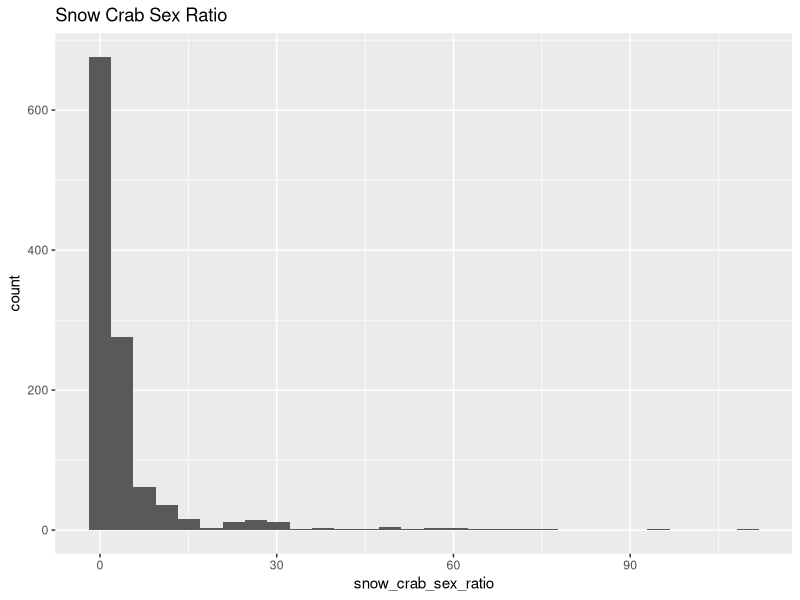
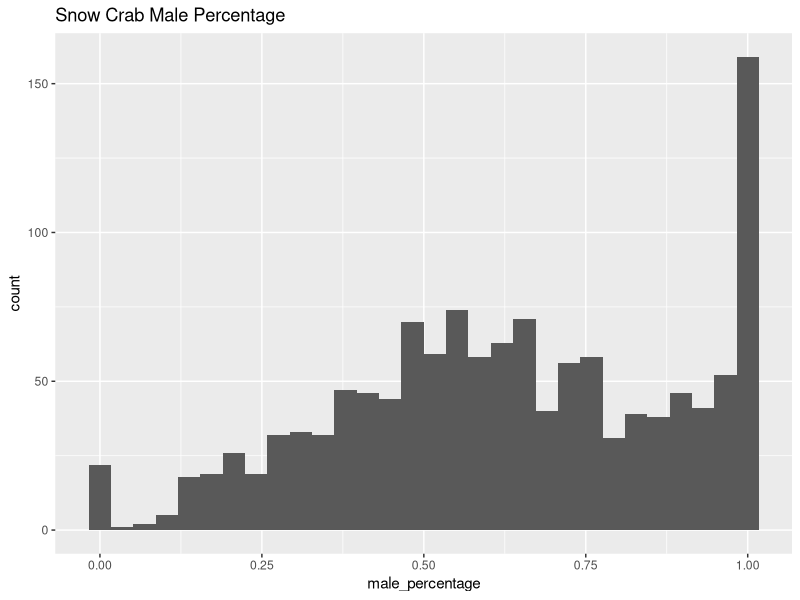
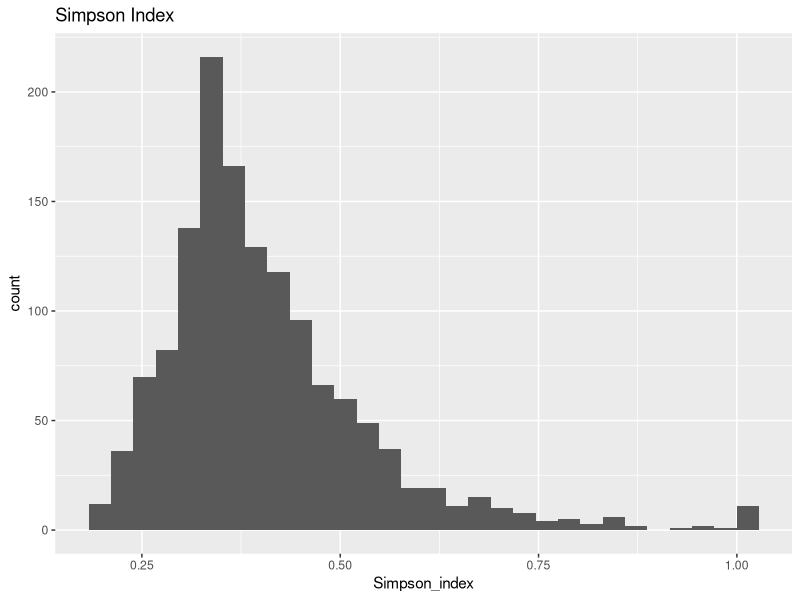

Here is the R script that generated these plots, in order:
library(tidyverse)
# Also vegan package for diversity index
library(vegan)
crab_data <- read_csv("data/snow_crab_survey.csv")
# Remove the french from the column names, to make subsetting easier.
col_names_english <- as_vector(map(strsplit(colnames(crab_data), "__"), 1))
colnames(crab_data) <- col_names_english
# Calculate sex ratio, which is NA whenever there are 0 male or female crabs.
sex_ratio_func <- function(m, f){
  ratio <- m/f
  ratio[ratio %in% c(NaN, Inf, 0)] <- NA
  return(ratio)
}
male_pct_function <- function(m, f){
  total = m+f
  m_pct <- m/total
  return(m_pct)
}
# Simpson diversity index function (might want to replace with diversity from vegan)
simpson_index_func <- function(species_mat){
  species_mat <- as.matrix(species_mat)
  total_catch <- rowSums(species_mat)
  total_catch[total_catch == 0] <- NA
  prop_sq <- matrix(nrow = nrow(species_mat), ncol = ncol(species_mat))
  for(i in 1:ncol(species_mat)){
    prop_sq[,i] <- (species_mat[,i]/total_catch)^2
  }
  lambda <- rowSums(prop_sq)
  return(lambda)
}

crab_data <- crab_data %>% 
  mutate(snow_crab_sex_ratio = 
           sex_ratio_func(snow_crab_males, snow_crab_females),
         male_percentage = male_pct_function(snow_crab_males, snow_crab_females),
         Simpson_index = 
           simpson_index_func(crab_data[, 9:19]),
         Simpson_index_2 <- diversity(crab_data[, 9:19]))
# Make a few plots
ggplot(crab_data) +
  geom_histogram(aes(x=snow_crab_sex_ratio))+
  labs(title = "Snow Crab Sex Ratio")
ggplot(crab_data) +
  geom_histogram(aes(x=male_percentage))+
  labs(title = "Snow Crab Male Percentage")
ggplot(crab_data) +
  geom_histogram(aes(x=Simpson_index))+
  labs(title = "Simpson Index")
